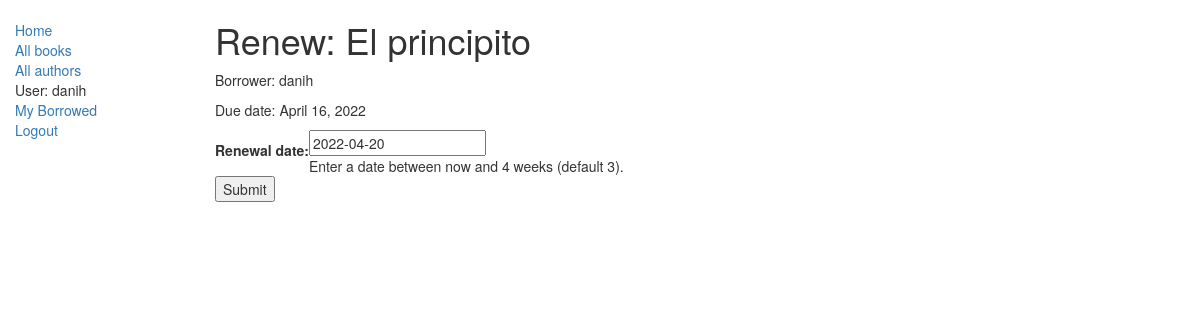
Screenshot of /catalog/book/8c4399956ac44271bbdbefb4f739a3b1/renew/ (signed in) with the database file from the repository.
### catalog/models.py (models this page shows, shortened)
class BookInstance(models.Model):
    id = models.UUIDField(primary_key=True, default=uuid.uuid4, help_text="ID único para este libro particular en toda la biblioteca")
    book = models.ForeignKey('Book', on_delete=models.SET_NULL, null=True)
    imprint = models.CharField(max_length=200)
    due_back = models.DateField(null=True, blank=True)
    borrower = models.ForeignKey(User, on_delete=models.SET_NULL, null=True, blank=True)
    LOAN_STATUS = (
        ('m', 'Maintenance'),
        ('o', 'On loan'),
        ('a', 'Available'),
        ('r', 'Reserved'),
    )
    status = models.CharField(max_length=1, choices=LOAN_STATUS, blank=True, default='m', help_text='Disponibilidad del libro')
    class Meta:
        ordering = ["due_back"]
        permissions = (("can_mark_returned", "Set book as returned"),)

class Book(models.Model):
    title = models.CharField(max_length=200)
    author = models.ForeignKey('Author', on_delete=models.SET_NULL, null=True)
    summary = models.TextField(max_length=1000, help_text="Ingrese una breve descripción del libro")
    isbn = models.CharField('ISBN',max_length=13, help_text='13 Caracteres <a href="https://www.isbn-international.org/content/what-isbn">ISBN number</a>')
    genre = models.ManyToManyField(Genre, help_text="Seleccione un genero para este libro")

### catalog/views.py (the view)
# urls.py: re_path(r'^book/(?P<pk>[-\w]+)/renew/$', views.renew_book_librarian, name='renew-book-librarian'),
@permission_required('catalog.can_mark_returned')
def renew_book_librarian(request, pk):
    book_inst=get_object_or_404(BookInstance, pk = pk)
    if request.method == 'POST':
        form = RenewBookForm(request.POST)
        if form.is_valid():
            book_inst.due_back = form.cleaned_data['renewal_date']
            book_inst.save()
            return HttpResponseRedirect(reverse('all-borrowed') )
    else:
        proposed_renewal_date = datetime.date.today() + datetime.timedelta(weeks=3)
        form = RenewBookForm(initial={'renewal_date': proposed_renewal_date,})
    return render(request, 'catalog/book_renew_librarian.html', {'form': form, 'bookinst':book_inst})

### catalog/forms.py (shortened to what this page needs)
class RenewBookForm(forms.Form):
    renewal_date = forms.DateField(help_text="Enter a date between now and 4 weeks (default 3).")

### catalog/templates/catalog/book_renew_librarian.html (shortened to what this page needs)
{% extends "base_generic.html" %}
{% block content %}
    <h1>Renew: {{bookinst.book.title}}</h1>
    <p>Borrower: {{bookinst.borrower}}</p>
    <p{% if bookinst.is_overdue %} class="text-danger"{% endif %}>Due date: {{bookinst.due_back}}</p>
    <form action="" method="post">
        <table>
        {{ form }}
        </table>
        <input type="submit" value="Submit" />
    </form>
{% endblock %}

### catalog/templates/base_generic.html (shortened to what this page needs)
<!DOCTYPE html>
<html lang="en">
<head>
  <link rel="stylesheet" href="https://maxcdn.bootstrapcdn.com/bootstrap/3.3.7/css/bootstrap.min.css">
  {% load static %}
  <link rel="stylesheet" href="{% static 'css/styles.css' %}">
</head>
<body>
  <div class="container-fluid">
    <div class="row">
      <div class="col-sm-2">
      {% block sidebar %}
      <ul class="sidebar-nav">
          <li><a href="{% url 'index' %}">Home</a></li>
          <li><a href="{% url 'books' %}">All books</a></li>
          <li><a href="{% url 'authors' %}">All authors</a></li>
          {% if user.is_authenticated %}
              <li>User: {{ user.get_username }}</li>
              <li><a href="{% url 'my-borrowed' %}">My Borrowed</a></li>
              <li><a href="{% url 'logout'%}?next={{request.path}}">Logout</a></li>
          {% else %}
              <li><a href="{% url 'login'%}?next={{request.path}}">Login</a></li>
          {% endif %}
      </ul>
     {% endblock %}
      </div>
      <div class="col-sm-10 ">
      {% block content %}{% endblock %}
      </div>
    </div>
  </div>
</body>
</html>

### catalog/static/css/styles.css (style rules this page uses)
.sidebar-nav { margin-top: 20px; padding: 0; list-style: none; }

### rows the page displays
BookInstance: book "El principito", borrower "danih", due_back "April 16, 2022"

### other values shown
{{ user.get_username }} "danih"
